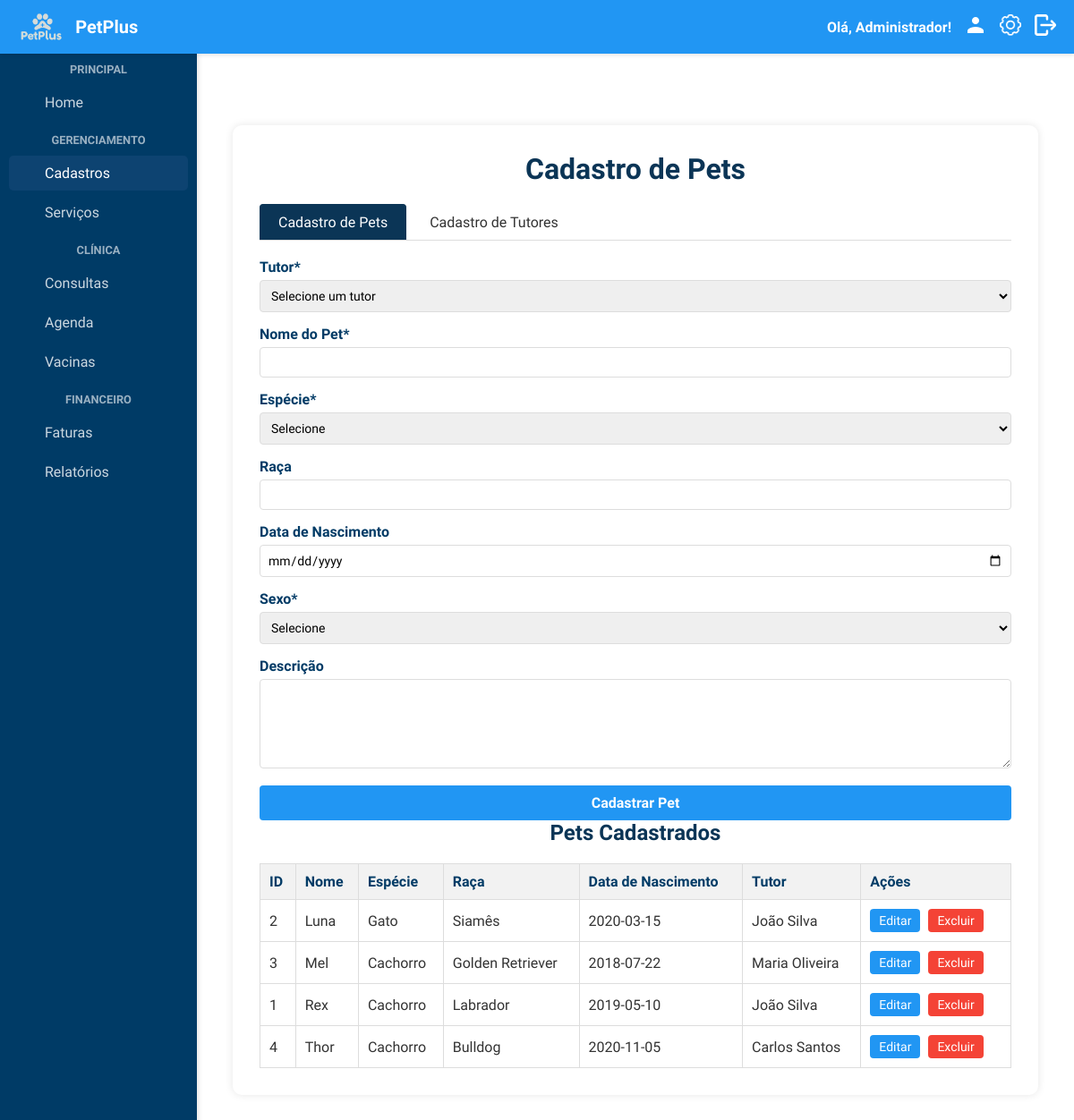
The app's page /cadastrar_pet/cadastrar_pets.php (signed in) with its own data.
### tables this page shows
CREATE TABLE IF NOT EXISTS Pets (
    id_pet INT AUTO_INCREMENT PRIMARY KEY,
    id_tutor INT,
    nome VARCHAR(50) NOT NULL,
    especie VARCHAR(50),
    raca VARCHAR(50),
    data_nascimento DATE,
    sexo ENUM('M', 'F'),
    cor VARCHAR(50),
    peso DECIMAL(5,2),
    observacoes TEXT,
    FOREIGN KEY (id_tutor) REFERENCES Tutor(id_tutor) ON DELETE CASCADE
);

CREATE TABLE IF NOT EXISTS Tutor (
    id_tutor INT AUTO_INCREMENT PRIMARY KEY,
    nome VARCHAR(100) NOT NULL,
    cpf VARCHAR(14) UNIQUE,
    email VARCHAR(100),
    telefone VARCHAR(15),
    endereco VARCHAR(200),
    data_cadastro TIMESTAMP DEFAULT CURRENT_TIMESTAMP
);

### cadastrar_pet/cadastrar_pets.php (the view, shortened to what this page needs)
<?php
require_once('../includes/header.php');
require_once('../includes/sidebar.php');
$conn = conecta_db();
$sql = "SELECT p.*, t.nome as nome_tutor, t.telefone, t.endereco
        FROM Pets p
        JOIN Tutor t ON p.id_tutor = t.id_tutor
        ORDER BY p.nome";
$result = $conn->query($sql);
$pets = [];
if ($result && $result->num_rows > 0) {
    while ($row = $result->fetch_assoc()) {
        $pets[] = $row;
    }
}
$pet_edicao = null;
?>
<!DOCTYPE html>
<html lang="pt-br">
<head>
</head>
<body>
    <div class="container">
        <div class="card">
            <h1>Cadastro de Pets</h1>
            <div class="tabs">
               <div class="tab active" onclick="showTab('pets')">Cadastro de Pets</div>
               <div class="tab" onclick="showTab('tutores')">Cadastro de Tutores</div>
            </div>
            <div id="tab-pets" class="tab-content active">
                <form action="cadastrar_pets.php" method="POST">
                    <div class="form-group">
                        <label for="id_tutor">Tutor*</label>
                        <select id="id_tutor" name="id_tutor" required>
                            <option value="">Selecione um tutor</option>
                        </select>
                    </div>
                    <div class="form-group">
                        <label for="nome_pet">Nome do Pet*</label>
                        <input type="text" id="nome_pet" name="nome_pet" value="<?php echo $pet_edicao ? htmlspecialchars($pet_edicao['nome']) : (isset($_POST['nome_pet']) ? htmlspecialchars($_POST['nome_pet']) : ''); ?>" required />
                    </div>
                    <div class="form-group">
                        <label for="especie">Espécie*</label>
                        <select id="especie" name="especie" required>
                            <option value="">Selecione</option>
                        </select>
                    </div>
                    <div class="form-group">
                        <label for="raca">Raça</label>
                        <input type="text" id="raca" name="raca" value="<?php echo $pet_edicao ? htmlspecialchars($pet_edicao['raca']) : (isset($_POST['raca']) ? htmlspecialchars($_POST['raca']) : ''); ?>" />
                    </div>
                    <div class="form-group">
                        <label for="idade">Data de Nascimento</label>
                        <input type="date" id="idade" name="data_nascimento" min="0" value="<?php echo $pet_edicao ? $pet_edicao['data_nascimento'] : (isset($_POST['data_nascimento']) ? $_POST['data_nascimento'] : ''); ?>" required />
                    </div>
                    <div class="form-group">
                        <label for="sexo">Sexo*</label>
                        <select id="sexo" name="sexo" required>
                            <option value="">Selecione</option>
                        </select>
                    </div>
                    <div class="form-group">
                        <label for="observacoes">Descrição</label>
                        <textarea id="descricao" name="observacoes" rows="4"></textarea>
                    </div>
                    <button type="submit" class="btn-primary"><?php echo $pet_edicao ? 'Atualizar Pet' : 'Cadastrar Pet'; ?></button>
                </form>
                <h2>Pets Cadastrados</h2>
                <table>
                    <thead>
                        <tr>
                            <th>ID</th>
                            <th>Nome</th>
                            <th>Espécie</th>
                            <th>Raça</th>
                            <th>Data de Nascimento</th>
                            <th>Tutor</th>
                            <th>Ações</th>
                        </tr>
                    </thead>
                    <tbody>
                        <?php if (empty($pets)): ?>
                            <tr>
                                <td colspan="7" style="text-align: center;">Nenhum pet cadastrado</td>
                            </tr>
                        <?php else: ?>
                            <?php foreach ($pets as $pet): ?>
                                <tr>
                                    <td><?php echo $pet['id_pet']; ?></td>
                                    <td><?php echo htmlspecialchars($pet['nome']); ?></td>
                                    <td><?php echo htmlspecialchars($pet['especie']); ?></td>
                                    <td><?php echo htmlspecialchars($pet['raca']); ?></td>
                                    <td><?php echo $pet['data_nascimento'] ; ?></td>
                                    <td><?php echo htmlspecialchars($pet['nome_tutor']); ?></td>
                                    <td>
                                        <a href="cadastrar_pets.php?editar=<?php echo $pet['id_pet']; ?>" class="btn-action btn-edit">Editar</a>
                                        <a href="javascript:void(0);" onclick="confirmarExclusao(<?php echo $pet['id_pet']; ?>, 'pet')" class="btn-action btn-delete">Excluir</a>
                                    </td>
                                </tr>
                            <?php endforeach; ?>
                        <?php endif; ?>
                    </tbody>
                </table>
            </div>
        </div>
    </div>
</body>
</html>

### includes/temas.css (style rules this page uses)
.tema-claro { --cor-fundo: #f6f9fc; --cor-texto: #333; --cor-primaria: #2196f3; --cor-secundaria: #0b3556; --cor-borda: #ddd; --cor-fundo-card: #fff; --cor-fundo-header: #2196f3; --cor-texto-header: #fff; }
body { background-color: var(--cor-fundo); color: var(--cor-texto); }
.container, .conteudo { background-color: var(--cor-fundo-card) !important; border-color: var(--cor-borda) !important; }
button, .btn-primary, .botao { background-color: var(--cor-primaria) !important; color: #fff !important; }

### includes/global.css (style rules this page uses)
* { margin: 0; padding: 0; box-sizing: border-box; font-family: "Quicksand", sans-serif; }
body { background-color: #f6f9fc; padding-top: 60px; }
.container { margin-left: 220px; padding: 20px; transition: margin-left 0.3s; }
.card { background-color: #ffffff; padding: 30px; border-radius: 10px; box-shadow: 0 2px 8px rgba(0, 0, 0, 0.1); max-width: 900px; margin: 0 auto 30px; }
h1, h2, h3 { color: #003b66; text-align: center; margin-bottom: 20px; }
.form-group { margin-bottom: 20px; }
label { display: block; margin-bottom: 6px; font-weight: bold; color: #003b66; }
input, select, textarea { width: 100%; padding: 10px; border-radius: 6px; border: 1px solid #ccc; font-size: 14px; box-sizing: border-box; }
textarea { resize: vertical; min-height: 100px; }
.btn-primary { background-color: #003b66; color: white; padding: 12px; border: none; font-size: 16px; border-radius: 6px; cursor: pointer; width: 100%; font-weight: bold; }
table { width: 100%; border-collapse: collapse; margin-top: 20px; }
table th, table td { padding: 10px; text-align: left; border-bottom: 1px solid #ddd; }
table th { background-color: #f2f2f2; color: #003b66; }
.btn-action { padding: 5px 10px; border: none; border-radius: 4px; cursor: pointer; margin-right: 5px; font-size: 14px; }
.btn-edit { background-color: #ffc107; color: #212529; }
.btn-delete { background-color: #dc3545; color: white; }

### cadastrar_pet/cadastrar_pets.php (style rules this page uses)
.container { margin-left: 220px; padding: 80px 30px 30px; }
.card { background-color: white; border-radius: 10px; box-shadow: 0 0 10px rgba(0,0,0,0.1); padding: 30px; margin-bottom: 20px; }
h1, h2 { color: #0b3556; margin-bottom: 20px; }
.tabs { display: flex; margin-bottom: 20px; border-bottom: 1px solid #ddd; }
.tab { padding: 10px 20px; cursor: pointer; border: 1px solid transparent; border-bottom: none; border-radius: 4px 4px 0 0; margin-right: 5px; font-weight: 500; }
.tab.active { background-color: #0b3556; color: white; border-color: #0b3556; }
.tab-content { display: none; }
.tab-content.active { display: block; }
.form-group { margin-bottom: 15px; }
.form-group label { display: block; margin-bottom: 5px; font-weight: bold; }
.form-group input, .form-group select, .form-group textarea { width: 100%; padding: 8px; border: 1px solid #ddd; border-radius: 4px; }
.btn-primary { background-color: #0b3556; color: white; border: none; padding: 10px 20px; border-radius: 4px; cursor: pointer; font-weight: bold; }
table { width: 100%; border-collapse: collapse; margin-top: 20px; }
table th, table td { border: 1px solid #ddd; padding: 10px; text-align: left; }
table th { background-color: #f2f2f2; }
.btn-action { display: inline-block; padding: 5px 10px; margin-right: 5px; border-radius: 4px; text-decoration: none; color: white; }
.btn-edit { background-color: #2196f3; }
.btn-delete { background-color: #f44336; }

### records on screen
pets: id_pet "2", nome "Luna", especie "Gato", raca "Siamês", data_nascimento "2020-03-15", id_tutor.nome "João Silva"
pets: id_pet "3", nome "Mel", especie "Cachorro", raca "Golden Retriever", data_nascimento "2018-07-22", id_tutor.nome "Maria Oliveira"
pets: id_pet "1", nome "Rex", especie "Cachorro", raca "Labrador", data_nascimento "2019-05-10", id_tutor.nome "João Silva"
pets: id_pet "4", nome "Thor", especie "Cachorro", raca "Bulldog", data_nascimento "2020-11-05", id_tutor.nome "Carlos Santos"

### other values on screen
$nomeUsuario "Administrador"
